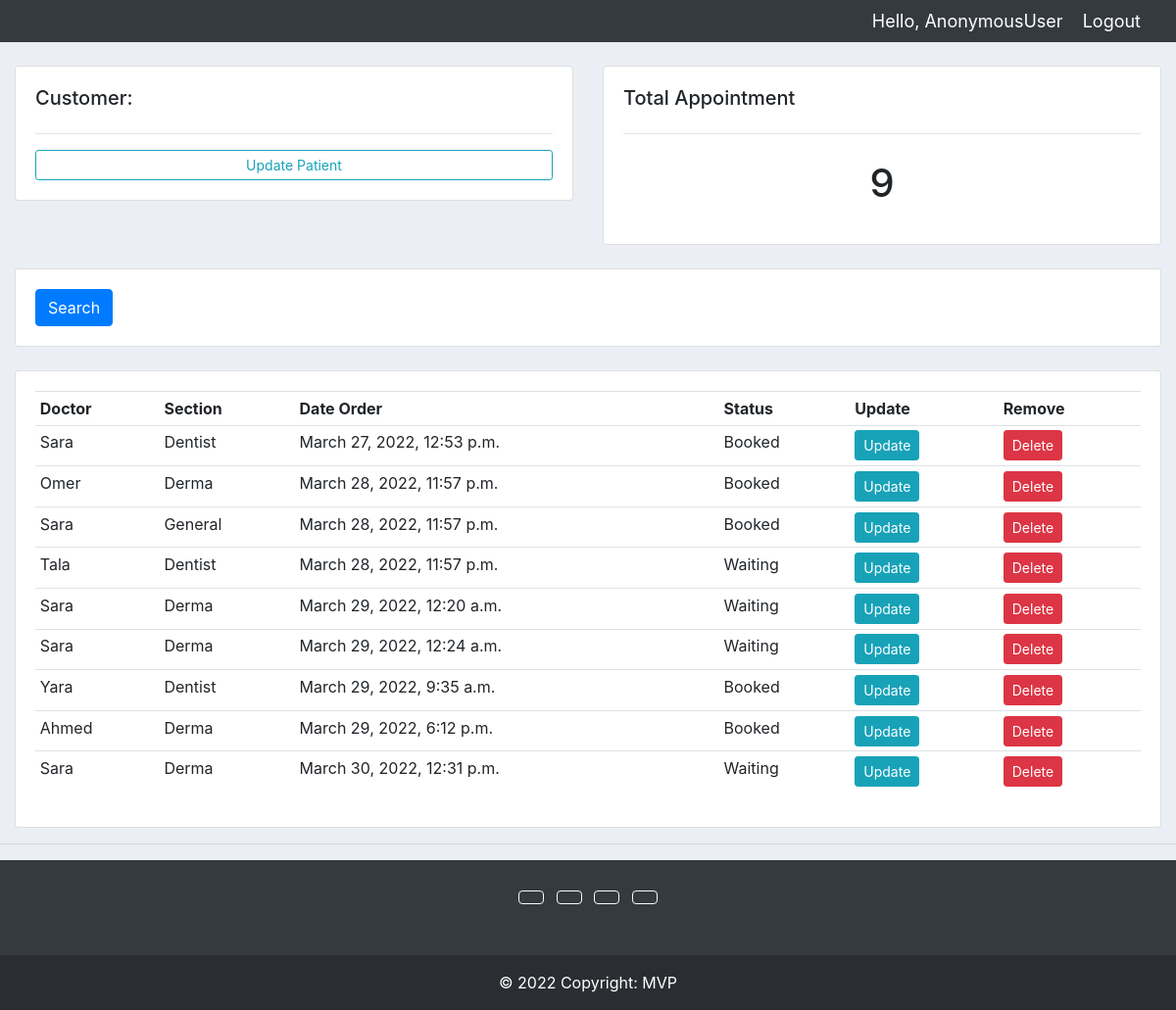
The page /patientHome/ on the database as committed earlier.
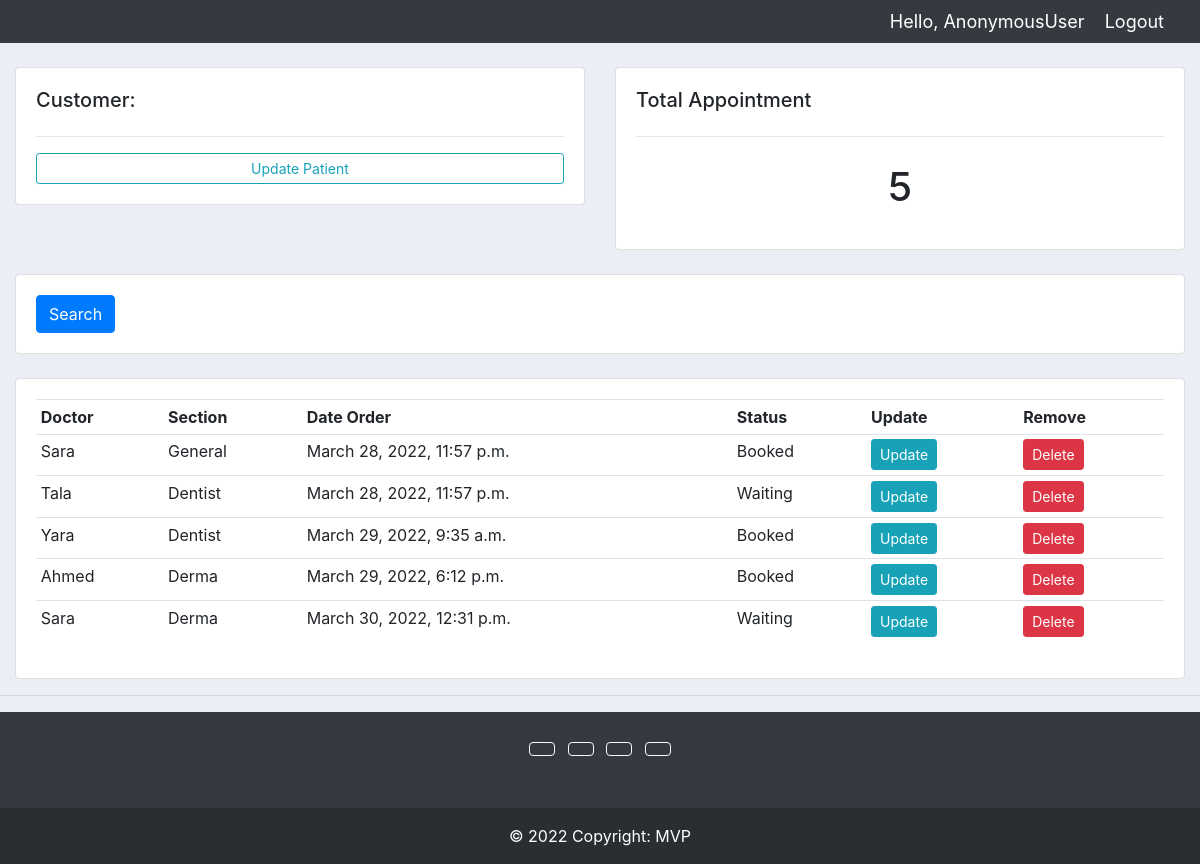
The same page on the database as committed later.
### accounts/models.py (models this page shows, shortened)
class Appointment(models.Model):
    STATUS = (
        ('Booked', 'Booked'),
        ('Available', 'Available'),
        ('Waiting', 'Waiting')
    )
    patient = models.ForeignKey(Patient, null=True, on_delete=models.SET_NULL)
    doctor = models.ForeignKey(Doctor, null=True, on_delete=models.SET_NULL)
    date_created = models.DateTimeField(auto_now_add=True, null=True)
    status = models.CharField(max_length=200, null=True, choices=STATUS)

class Patient(models.Model):
    name = models.CharField(max_length=200, null=True)
    email = models.EmailField()
    phone = models.CharField(max_length=200, null=True)
    date = models.TimeField()
    def __str__(self):
        return self.name

class Doctor(models.Model):
    SECTION = (
        ('Derma', 'Derma'),
        ('Dentist', 'Dentist'),
        ('General', 'General'),
    )
    name = models.CharField(max_length=200, null=True)
    email = models.EmailField()
    phone = models.CharField(max_length=200, null=True)
    section = models.CharField(max_length=200, null=True, choices=SECTION)
    time_start = models.TimeField('Start of Shift')
    time_end = models.TimeField('End of Shift')

### accounts/views.py (the view)
# urls.py: path('patientHome/' ,views.patientHome,name="patientHome"),
def patientHome(request):
    appointments = Appointment.objects.all()
    patient = Patient.objects.all()
    appointment_count = appointments.count
    context={'patient':patient,'appointments':appointments,'appointment_count':appointment_count}
    return render(request,'accounts/patientHome.html',context)

### accounts/templates/accounts/patientHome.html
{%  extends 'accounts/main.html' %}
{% block content %}
	<br>
<div class="row">
	<div class="col-md">
		<div class="card card-body">
			<h5>Customer:</h5>
			<hr>
			<a class="btn btn-outline-info  btn-sm btn-block" href="">Update Patient</a>
		</div>
	</div>
	<div class="col-md">
		<div class="card card-body">
			<h5>Total Appointment</h5>
			<hr>
			<h1 style="text-align: center;padding: 10px">{{ appointment_count }}</h1>
		</div>
	</div>
</div>
<br>
<div class="row">
	<div class="col">
		<div class="card card-body">
			<form method="get">
		    <button class="btn btn-primary" type="submit">Search</button>
		  </form>
		</div>
	</div>
</div>
<br>
<div class="row">
	<div class="col-md">
		<div class="card card-body">
			<table class="table table-sm">
				<tr>
					<th>Doctor</th>
					<th>Section</th>
					<th>Date Order</th>
					<th>Status</th>
					<th>Update</th>
					<th>Remove</th>
				</tr>
				{% for appointment in appointments %}
				<tr>
					<td>{{appointment.patient}}</td>
					<td>{{appointment.doctor.section}}</td>
					<td>{{appointment.date_created}}</td>
					<td>{{appointment.status}}</td>
					<td><a class="btn btn-sm btn-info" href="{% url 'update_appointments' appointment.id %}">Update</a></td>
					<td><a class="btn btn-sm btn-danger" href="{% url 'delete_appointment' appointment.id %}">Delete</a></td>
				</tr>
				{% endfor %}
			</table>
		</div>
	</div>
</div>
{% endblock %}

### accounts/templates/accounts/main.html (shortened to what this page needs)
{% load static %}
<!DOCTYPE html>
<html>
<head>
	<link rel="stylesheet" href="https://stackpath.bootstrapcdn.com/bootstrap/4.3.1/css/bootstrap.min.css">
	<link rel="stylesheet" type="text/css" href="{% static '/css/main.css' %}">
</head>
<body>
	{%  include 'accounts/navbar.html' %}
	<div class="container-fluid">
	{% block content %}
	{% endblock %}
    </div>
	<hr>
	<footer class="bg-dark text-center text-white">
  <div class="container p-4 pb-0">
    <section class="mb-4">
      <a class="btn btn-outline-light btn-floating m-1" href="#!" role="button"
        ></a>
      <a class="btn btn-outline-light btn-floating m-1" href="#!" role="button"
        ></a>
      <a class="btn btn-outline-light btn-floating m-1" href="#!" role="button"
        ></a>
      <a class="btn btn-outline-light btn-floating m-1" href="#!" role="button"
        ></a>
    </section>
  </div>
  <div class="text-center p-3" style="background-color: rgba(0, 0, 0, 0.2);">
    © 2022 Copyright: MVP
  </div>
</footer>
</body>
</html>

### accounts/templates/accounts/navbar.html (shortened to what this page needs)
{% load static %}
<nav class="navbar navbar-expand-lg navbar-dark bg-dark">
  <span class="hello-msg">Hello, {{request.user}}</span>
  <span ><a  class="hello-msg" href="{% url 'logout' %}">Logout</a></span>
</nav>

### static/css/main.css (style rules this page uses)
body { background-color: #ebeff5; }

### accounts/templates/accounts/navbar.html (style rules this page uses)
.hello-msg { font-size: 18px; color: #fff; margin-right: 20px; }

Rows that differ between the two databases and show on the page:
removed Appointment: patient "Sara", doctor.section "Dentist", date_created "March 27, 2022, 12:53 p.m.", status "Booked"
removed Appointment: patient "Omer", doctor.section "Derma", date_created "March 28, 2022, 11:57 p.m.", status "Booked"
removed Appointment: patient "Sara", doctor.section "Derma", date_created "March 29, 2022, 12:20 a.m.", status "Waiting"
removed Appointment: patient "Sara", doctor.section "Derma", date_created "March 29, 2022, 12:24 a.m.", status "Waiting"
Other text that changed with them:
{{ appointment_count }}: "9" → "5"
